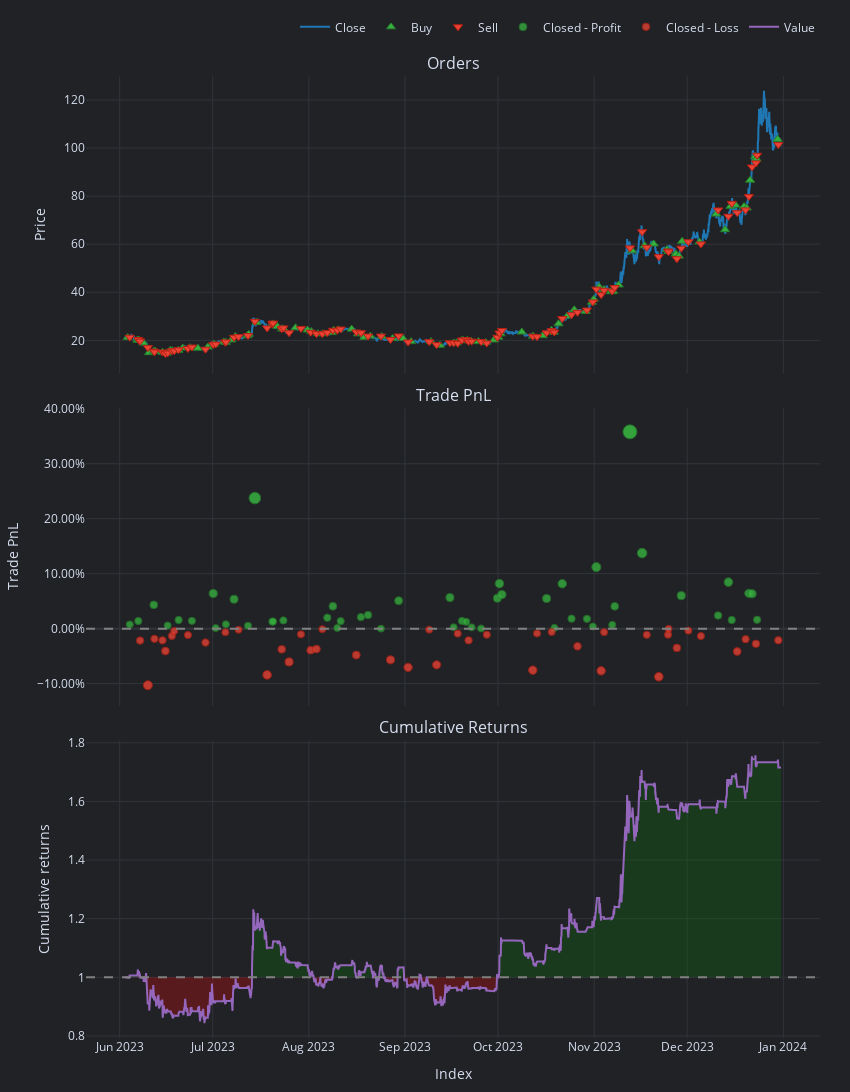

Write notebook code for a chart like this one.
### Code cell
pf.plot(settings=dict(bm_returns=False)).show()
